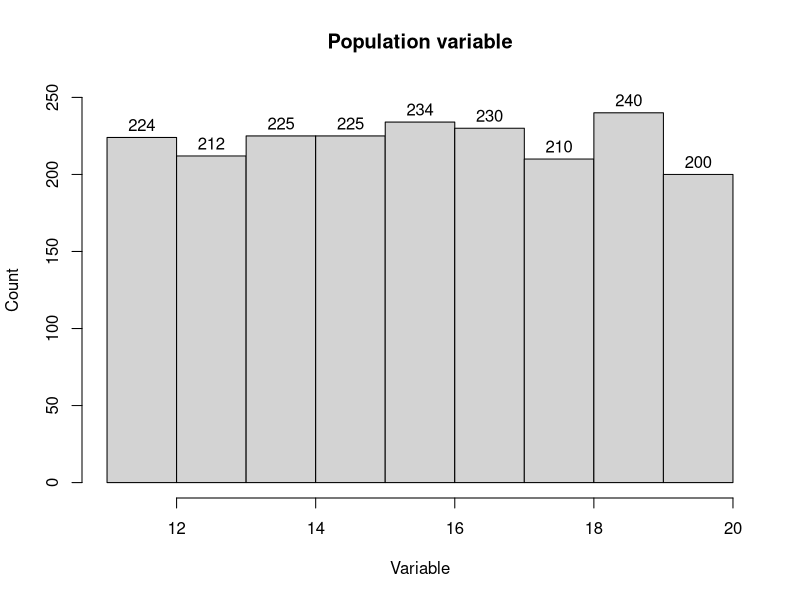
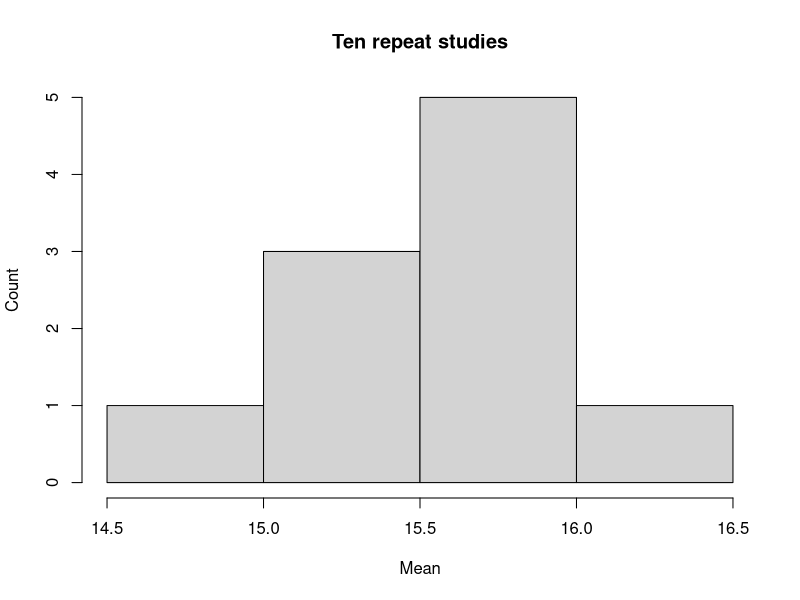
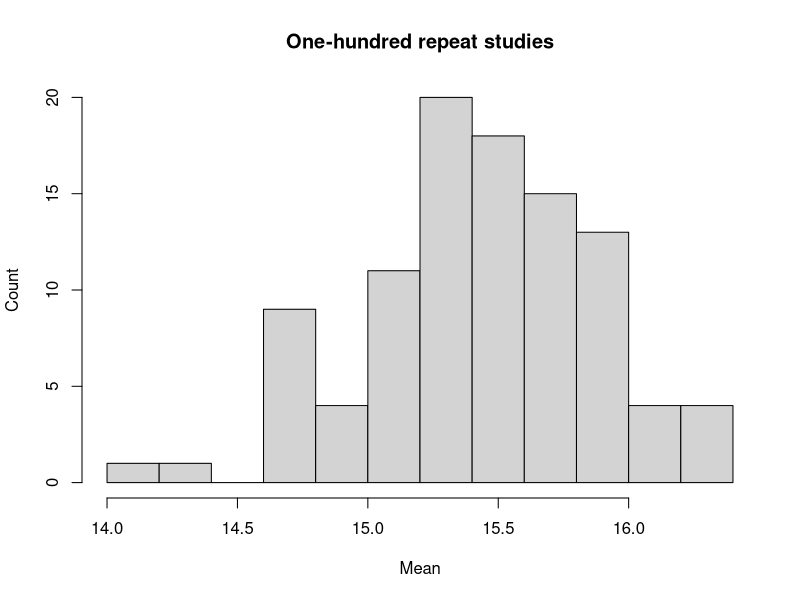
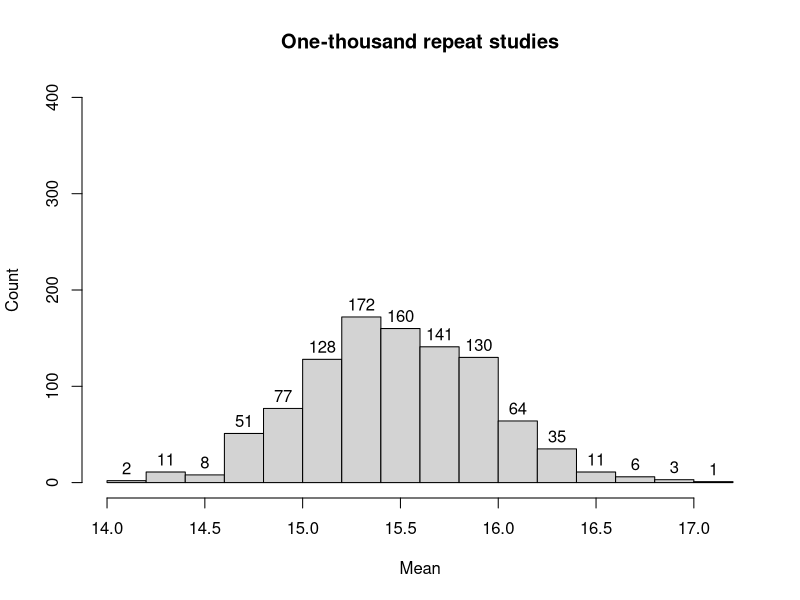
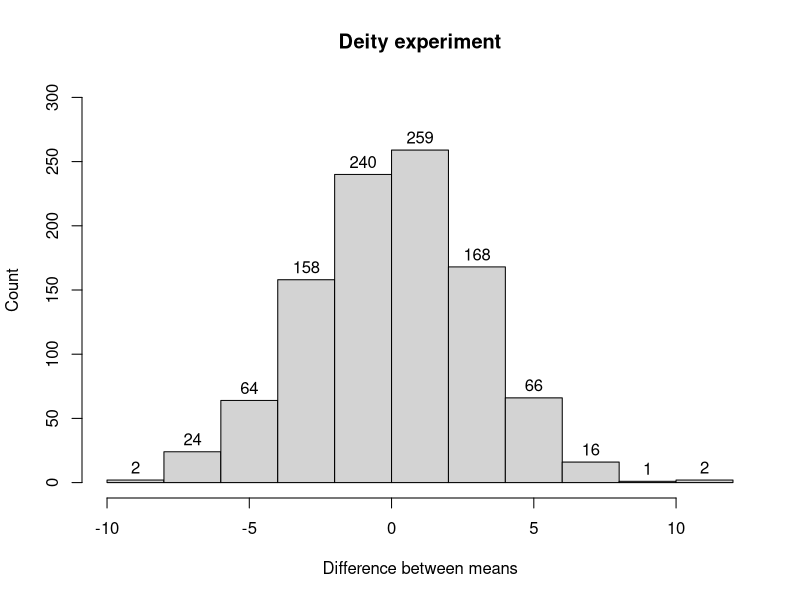
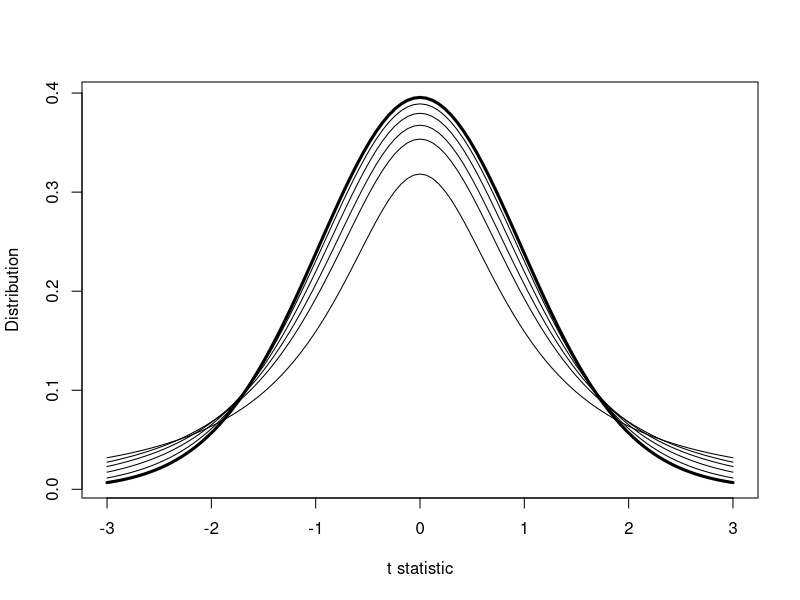
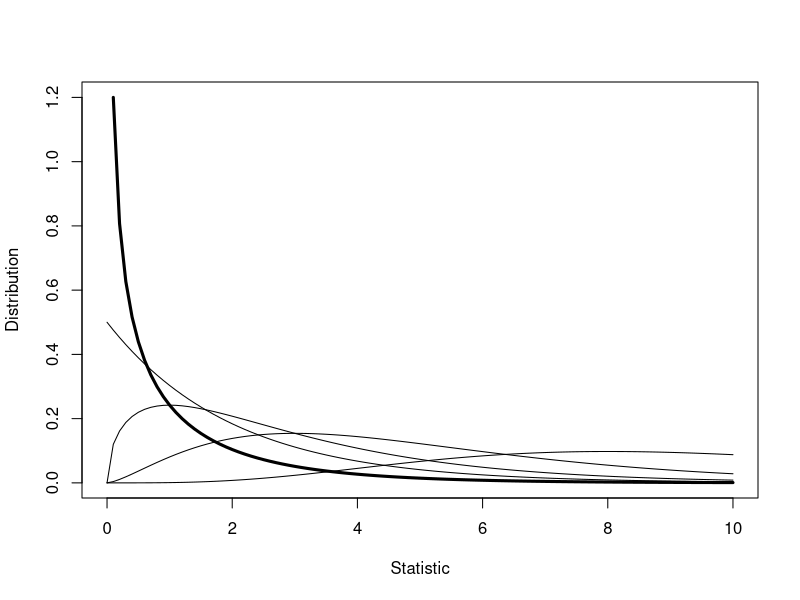

Recreate these plots in R, in order.
## ---- chunk 1
knitr::opts_chunk$set(echo = TRUE)
setwd(getwd())
## ---- chunk 2
set.seed(123)  # Seed the pseudo-random number generator for reproducible results
population <- runif(2000,
                    min = 11,
                    max = 20)  # Choose 2000 random integers each with equal likelihood
# Create a histogram with counts shown above each bin
hist(population,
     breaks = 10,
     main = "Population variable",
     xlab = "Variable",
     ylab = "Count",
     labels = TRUE,
     xlim = c(11, 20),
     ylim = c(0, 250))
## ---- chunk 3
set.seed(123)
mean(sample(population,
            size = 30,
            replace = TRUE)) # Calculate the mean of 30 random subjects
## ---- chunk 4
set.seed(321)
mean(sample(population,
            size = 30,
            replace = TRUE))
## ---- chunk 5
sample_10 <- c()  # Creating an empty vector
set.seed(123)
for (i in 1:10){  # Looping though the experiment 10 times
  sample_10 <- append(sample_10, mean(sample(population, size = 30, replace = TRUE)))}
hist(sample_10,
     main = "Ten repeat studies",
     xlab = "Mean",
     ylab = "Count")
## ---- chunk 6
sample_100 <- c()
set.seed(123)
for (i in 1:100){
  sample_100 <- append(sample_100, mean(sample(population, size = 30, replace = TRUE)))}
hist(sample_100,
     main = "One-hundred repeat studies",
     xlab = "Mean",
     ylab = "Count")
## ---- chunk 7
sample_1000 <- c()
set.seed(123)
for (i in 1:1000){
  sample_1000 <- append(sample_1000, mean(sample(population, size = 30, replace = TRUE)))}
hist(sample_1000,
     main = "One-thousand repeat studies",
     xlab = "Mean",
     ylab = "Count",
     ylim = c(0, 400),
     labels = TRUE)
## ---- chunk 8
set.seed(123)
group_A_population <- sample(30:70,
                             size = 4000,
                             replace = TRUE)
group_B_population <- sample(30:70,
                             size = 4000,
                             replace = TRUE)
## ---- chunk 9
sample_10000 <- c()
for (i in 1:1000){
  sample_10000 <- append(sample_10000,
                         mean(sample(group_A_population, size = 30, replace = TRUE)) -
                           mean(sample(group_B_population, size = 30, replace = TRUE)))
}
hist(sample_10000,
     main = "Deity experiment",
     xlab = "Difference between means",
     ylab = "Count",
     ylim = c(0, 300),
     labels = TRUE)
## ---- chunk 10
curve(dt(x, df = 30),
      from = -3, to = 3,
      lwd = 3,
      ylab = "Distribution",
      xlab = "t statistic")
ind <- c(1, 2, 3, 5, 10)
for (i in ind) curve(dt(x, df = i), -3, 3, add = TRUE)
## ---- chunk 11
curve(dchisq(x,
             df = 1),
      from = 0,
      to = 10,
      lwd = 3,
      ylab = "Distribution",
      xlab = "Statistic")
ind <- c(2, 3, 5, 10)
for (i in ind) curve(dchisq(x,
                            df = i),
                     0,
                     10,
                     add = TRUE)
